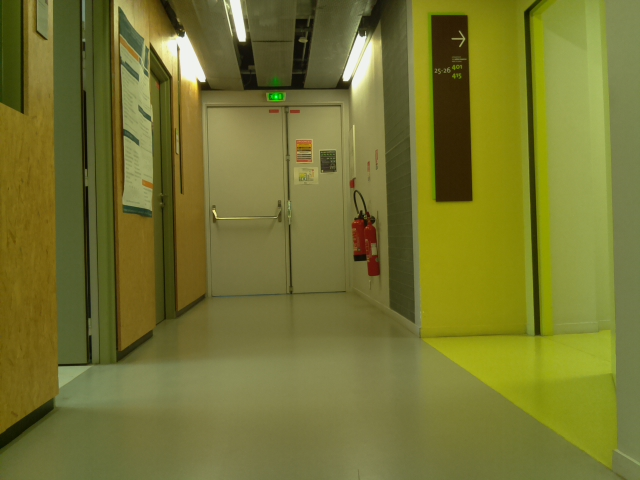
#> input picture corridor-1.jpg, 640 x 480 px
$ python final.py ima1.jpg ima3.jpg
#> lines starting #> are read from the running program, lines starting #| are printed output that depends on the picture; after the words box and inside, x2 and y2 are one past the last pixel; in counts of white or black regions, pixels touching at a corner belong together
### lignesFuite.py
# -*- coding: utf-8 -*-
"""
Created on Mon Jun 27 15:11:24 2016

@author: Lucie
"""

import cv2
import numpy as np
import math

def rectangles(name):
    im = cv2.imread(name)
    imgray = cv2.cvtColor(im,cv2.COLOR_BGR2GRAY)

    #seuillage
    th3 = cv2.adaptiveThreshold(imgray,255,cv2.ADAPTIVE_THRESH_GAUSSIAN_C, cv2.THRESH_BINARY,11,2)
    cv2.imwrite('seuillage.jpg',th3)

    #contours
    cont, hierarchy = cv2.findContours(th3,cv2.RETR_TREE,cv2.CHAIN_APPROX_SIMPLE)
    cv2.drawContours(th3, cont, -1, (255,0,0), 1)
    #cv2.imshow('contours',th3)
    cv2.imwrite('contours1.jpg',th3)

    contours = sorted(cont, key = cv2.contourArea, reverse = True)[:10]
    cv2.drawContours(im, contours, -1, (255,0,0), 1)
    cv2.imwrite('contours2.jpg',im)

    i=0
    rect=[]

    for c in contours:
        i=i+1

        #on recupere les dimension du plus grand rectangle (dimensions de l'image)
        if i==1:
            x,y,w,h = cv2.boundingRect(c)
            cv2.rectangle(im,(x,y),(x+w,y+h),(0,255,0),2)
            height_img = h
            width_img = w

        #on ajoute tous les autres a notre liste
        else :
            x,y,w,h = cv2.boundingRect(c)
            cv2.rectangle(im,(x,y),(x+w,y+h),(0,255,0),2)
            rect.append([x, y, w, h])

    cv2.imwrite('rectangle.jpg',im)
    cv2.imshow("Rectangles", im)
    cv2.waitKey(0)
    cv2.destroyAllWindows()

    return [height_img, width_img, rect]


def getKey(item):
    return item[0]

def points(name):

    img = cv2.imread(name)

    gray = cv2.cvtColor(img,cv2.COLOR_BGR2GRAY)

    #détection des contours
    edges = cv2.Canny(gray ,50, 150, apertureSize = 3)

    #détection des lignes
    minLineLength = 100
    maxLineGap = 10
    lines = cv2.HoughLinesP(edges, 1, np.pi/180, 100, minLineLength, maxLineGap)

    #matrice contenant les segments de fuites
    matrix=[]

    #on filtre pour ne garder que les lignes non verticales ou horizontales
    for x1, y1, x2, y2 in lines[0] :

        dx = x2 - x1
        dy = y2 - y1

        #élimine les droites verticales et horizontale
        if dx != 0 and dy != 0 :

            a = float(dy) / float(dx)
            b = y1 - (a*x1)

            alpha = math.degrees(math.atan(math.fabs(a)))
            beta = math.degrees(math.atan(math.fabs(1/a)))

            if alpha > 4 and beta > 4 :
                cv2.line(img, (x1,y1), (x2,y2), (0,255,0), 2)

                AB = math.sqrt(math.pow(dx, 2) + math.pow(dy, 2))
                matrix.append([AB, a, b])


    #on trie la matrice pour avoir les t-uplet avec les plus long segment en premier
    sorted(matrix, key=getKey, reverse=True)

    AB1, a1, b1 = matrix.pop()

    #liste contenant les points de fuites
    points=[]

    for [AB, a, b] in matrix :

        if (a1>0 and a<0) or (a1<0 and a>0) :
            da = math.fabs( a1 - a )
            db = math.fabs( b1 - b )

            #condition sur da permet de ne pas prendre en compte des droites parrallèles
            if da > 0.1 and db != 0:

                x = int( float(db) / float(da) )
                y = int( a1*x + b1 )

                cv2.line(img, (x, y), (x, y), (255, 0, 0), 5)

                points.append([x, y])


    #cv2.imwrite('houghlines5.jpg',img)
    cv2.imshow('Canny Hough',img)
    cv2.waitKey(0)
    cv2.destroyAllWindows()

    return points


# [26 lines left out: function goodOne, not called in this run]


rectangles('corridor-1.jpg')
#> in rectangles, im is the input picture: shape (480, 640, 3); mean B, G, R 48.7, 116.1, 116.8
#> in rectangles, `th3 = cv2.adaptiveThreshold(imgray,255,cv2.ADAPTIVE_THRESH_GAUSSIAN_C,..`:
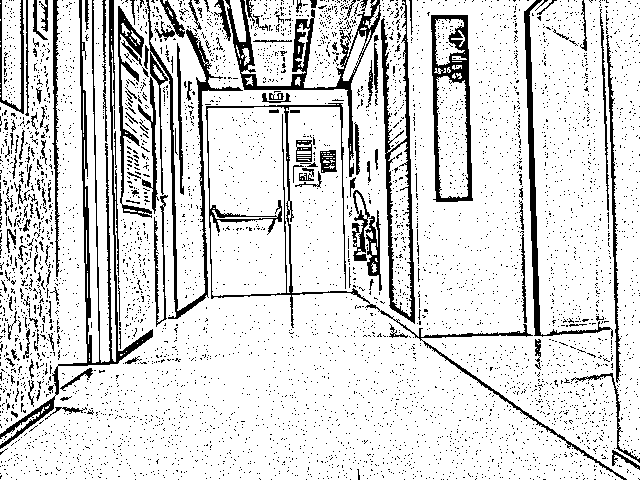
#> th3: shape (480, 640); 84.9% white; 5013 black regions (4864 under 20 px)
#> in rectangles, `cont, hierarchy = cv2.findContours(th3,cv2.RETR_TREE,cv2.CHAIN_APPROX_..`: cont = 6131 contours, 5906 with area under 20; largest, box (x1, y1, x2, y2) and area: (0, 0, 640, 480) 260942, (241, 0, 377, 88) 7152, (430, 14, 474, 203) 7078, (93, 0, 116, 363) 4298, (204, 102, 371, 329) 3538
#> in rectangles, `contours = sorted(cont, key = cv2.contourArea, reverse = True)[:10]`: contours = 10 contours; largest, box (x1, y1, x2, y2) and area: (0, 0, 640, 480) 260942, (241, 0, 377, 88) 7152, (430, 14, 474, 203) 7078, (93, 0, 116, 363) 4298, (204, 102, 371, 329) 3538
#> in rectangles, `cv2.drawContours(im, contours, -1, (255,0,0), 1)`: im: shape (480, 640, 3); 5.47% of pixels changed, all inside (x1, y1, x2, y2) = (0, 0, 640, 480)
#> the loop in rectangles, `for c in contours:` made 10 passes
#> (x, y, w, h, height_img, width_img) on pass 1: (0, 0, 640, 480, 480, 640)
#> (x, y, w, h) on passes 2 to 7: (241, 0, 136, 88), (430, 14, 44, 189), (93, 0, 23, 363), (204, 102, 167, 227), (436, 76, 32, 122), (388, 142, 24, 175)
#> after the loop in rectangles, `for c in contours:`:
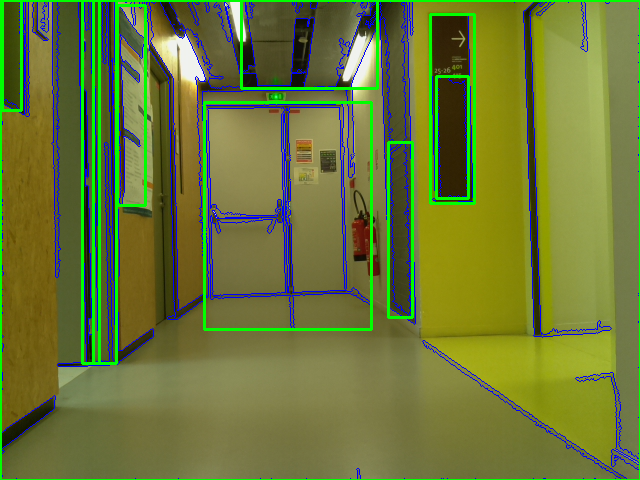
#> im: shape (480, 640, 3); mean B, G, R 55.3, 120, 107.1
#> after the loop in rectangles, `for c in contours:`: i = 10; rect = [[241, 0, 136, 88], [430, 14, 44, 189], [93, 0, 23, 363], [204, 102, 167, 227], [436, 76, 32, 122], [388, 142, 24, 175], [82, 0, 17, 363], [2, 0, 19, 110], [117, 5, 28, 200]]
#points('corridor-1.jpg')

### final.py
# -*- coding: utf-8 -*-
"""
Created on Wed Jul 13 10:34:19 2016

@author: Lucie
"""

# -*- coding: utf-8 -*-
"""
Created on Tue Jul 05 15:20:40 2016

@author: Lucie
"""

import lignesFuite as lf
import optique as opt
import sys

thetaH = 37.8 # calculer experimentalement
#> thetaH = 37.8
thetaW = 44.1 # calculer experimentalement

#name1=sys.argv[1]
#name2=sys.argv[2]

name1='ima1.jpg'
name2='ima3.jpg'

d = 3.0 # distance de déplacement du rasp entre les deux prises


# A FAIRE SUR LES DEUX PHOTOS !!!

#détecter les rectangles

height_img1, width_img1, rect1 = lf.rectangles(name1)
#> call 2 of rectangles, with name = 'ima1.jpg'
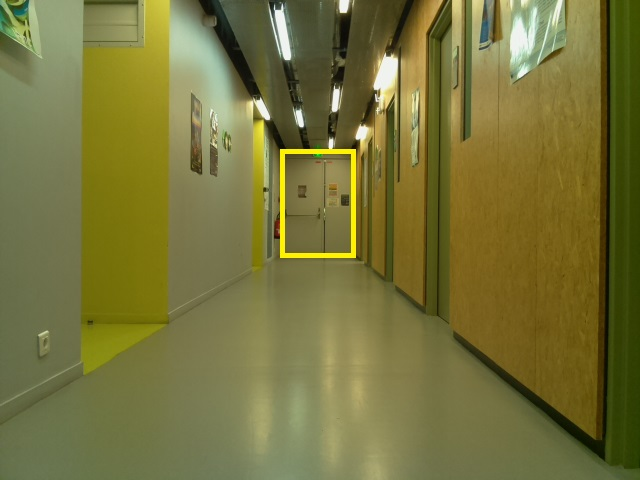
#> input picture ima1.jpg, 640 x 480 px
#> in rectangles, im is the input picture: shape (480, 640, 3); mean B, G, R 58.9, 115.4, 118.6
#> in rectangles (call 2), `th3 = cv2.adaptiveThreshold(imgray,255,cv2.ADAPTIVE_THRESH_GAUSSIAN_C,..`: th3: shape (480, 640); 84.7% white; 3036 black regions (2839 under 20 px)
#> in rectangles (call 2), `cont, hierarchy = cv2.findContours(th3,cv2.RETR_TREE,cv2.CHAIN_APPROX_..`: cont = 3905 contours, 3585 with area under 20; largest, box (x1, y1, x2, y2) and area: (0, 0, 640, 480) 260173, (280, 136, 356, 258) 8130, (284, 153, 352, 254) 6697, (211, 0, 304, 146) 4893, (287, 159, 349, 250) 4782
#> in rectangles (call 2), `contours = sorted(cont, key = cv2.contourArea, reverse = True)[:10]`: contours = 10 contours; largest, box (x1, y1, x2, y2) and area: (0, 0, 640, 480) 260173, (280, 136, 356, 258) 8130, (284, 153, 352, 254) 6697, (211, 0, 304, 146) 4893, (287, 159, 349, 250) 4782
#> the loop in rectangles (call 2), `for c in contours:` made 10 passes
#> (x, y, w, h) on passes 2 to 10: (280, 136, 76, 122), (284, 153, 68, 101), (211, 0, 93, 146), (287, 159, 62, 91), (362, 91, 34, 193), (189, 91, 14, 85), (86, 5, 51, 20), (85, 26, 52, 15), (163, 23, 7, 137)
#> after the loop in rectangles (call 2), `for c in contours:`:
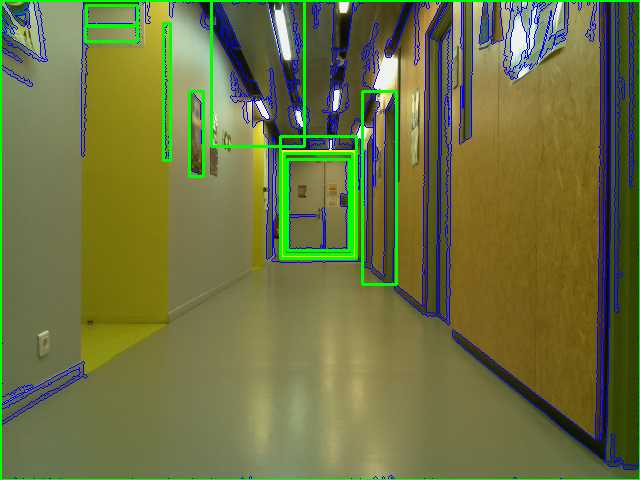
#> im: shape (480, 640, 3); mean B, G, R 65.2, 115.4, 109.2
#> after the loop in rectangles (call 2), `for c in contours:`: i = 10; rect = [[280, 136, 76, 122], [284, 153, 68, 101], [211, 0, 93, 146], [287, 159, 62, 91], [362, 91, 34, 193], [189, 91, 14, 85], [86, 5, 51, 20], [85, 26, 52, 15], [163, 23, 7, 137]]
#> height_img1 = 480; width_img1 = 640; rect1 has the same summary as rect in rectangles
height_img2, width_img2, rect2 = lf.rectangles(name2)
#> call 3 of rectangles, with name = 'ima3.jpg'
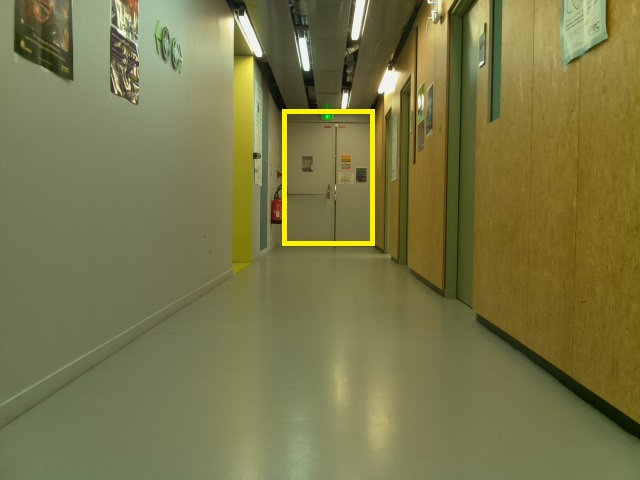
#> input picture ima3.jpg, 640 x 480 px
#> in rectangles, im is the input picture: shape (480, 640, 3); mean B, G, R 72.8, 118.7, 121.3
#> in rectangles (call 3), `th3 = cv2.adaptiveThreshold(imgray,255,cv2.ADAPTIVE_THRESH_GAUSSIAN_C,..`: th3: shape (480, 640); 86% white; 3055 black regions (2833 under 20 px)
#> in rectangles (call 3), `cont, hierarchy = cv2.findContours(th3,cv2.RETR_TREE,cv2.CHAIN_APPROX_..`: cont = 3847 contours, 3464 with area under 20; largest, box (x1, y1, x2, y2) and area: (0, 0, 640, 480) 259278, (282, 90, 375, 246) 12588, (286, 113, 371, 242) 10750, (290, 123, 368, 239) 8160, (243, 0, 355, 106) 6248
#> in rectangles (call 3), `contours = sorted(cont, key = cv2.contourArea, reverse = True)[:10]`: contours = 10 contours; largest, box (x1, y1, x2, y2) and area: (0, 0, 640, 480) 259278, (282, 90, 375, 246) 12588, (286, 113, 371, 242) 10750, (290, 123, 368, 239) 8160, (243, 0, 355, 106) 6248
#> the loop in rectangles (call 3), `for c in contours:` made 10 passes
#> (x, y, w, h) on passes 2 to 10: (282, 90, 93, 156), (286, 113, 85, 129), (290, 123, 78, 116), (243, 0, 112, 106), (390, 72, 22, 195), (109, 25, 31, 81), (25, 0, 44, 54), (399, 91, 9, 173), (469, 67, 9, 216)
#> after the loop in rectangles (call 3), `for c in contours:`:
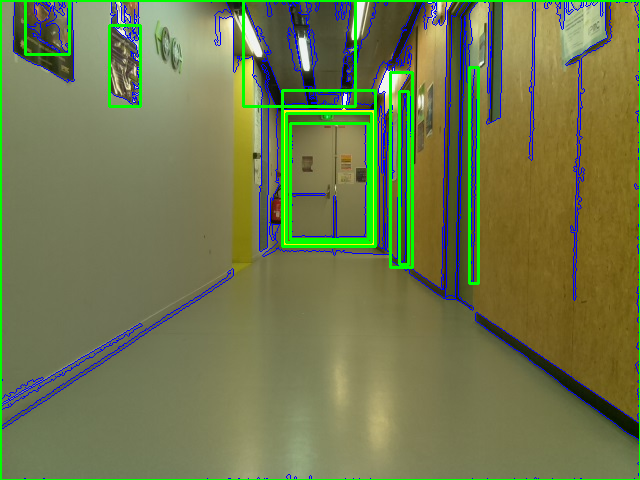
#> im: shape (480, 640, 3); mean B, G, R 76.4, 120.6, 112.1
#> after the loop in rectangles (call 3), `for c in contours:`: i = 10; rect = [[282, 90, 93, 156], [286, 113, 85, 129], [290, 123, 78, 116], [243, 0, 112, 106], [390, 72, 22, 195], [109, 25, 31, 81], [25, 0, 44, 54], [399, 91, 9, 173], [469, 67, 9, 216]]
#> height_img2 = 480; width_img2 = 640; rect2 has the same summary as rect in rectangles

#détecter les points de fuites

points1 = lf.points(name1)
#> in points, `edges = cv2.Canny(gray ,50, 150, apertureSize = 3)`:
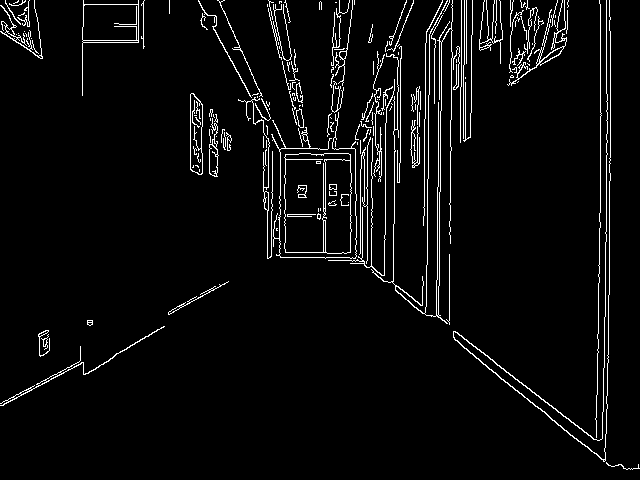
#> edges: shape (480, 640); 4.4% white in thin lines or dots
#> in points, `lines = cv2.HoughLinesP(edges, 1, np.pi/180, 100, minLineLength, maxLi..`: lines = 55 rows, first 6: [600, 112, 600, 4], [455, 331, 553, 408], [606, 93, 606, 0], [459, 343, 500, 377], [600, 187, 600, 131], [605, 314, 605, 258]
#> the loop in points, `for x1, y1, x2, y2 in lines[0] : ` made 1 pass
#> (x1, y1, x2, y2, dx, dy) on pass 1: (600, 112, 600, 4, 0, -108)
#> after the loop in points, `for x1, y1, x2, y2 in lines[0] :`: matrix = []
#> (the run stopped early here; a loop or call above may not have finished)
